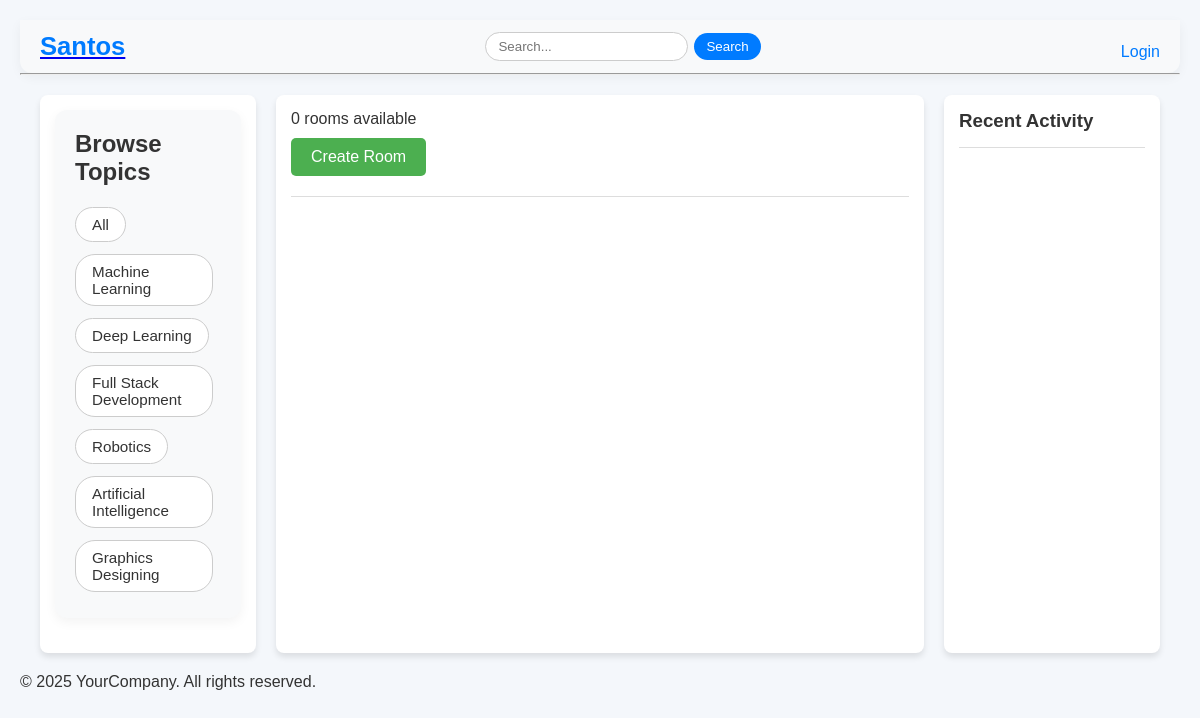
/?q=Robotics, run on the app's committed database.
### man/models.py (models this page shows, shortened)
class Topic(models.Model):
    topic=models.CharField( max_length=50)

### man/views.py (the view)
# urls.py: path('',views.home,name='home'),
def home(request):
    topic = Topic.objects.all()
    q = request.GET.get('q', '')
    rooms = Room.objects.filter(Q(topic__topic__icontains=q) | Q(name__icontains=q) | Q(description__icontains=q))
    roomscount = rooms.count()
    room_messages = Message.objects.all()
    context = {
        'roomscount': roomscount,
        'rooms': rooms,
        'topic': topic,
        'room_messages':Message.objects.filter(Q(room__topic__topic__icontains=q))
    }
    return render(request, 'home.html', context)

### templates/home.html (shortened to what this page needs)
{% extends "base.html" %}
{% load static %}
{% block nothing %}<link rel="stylesheet" href="{% static 'styles/home.css' %}">{% endblock nothing %}
{% block body %}
<div class="my-container">
  <div class="sidebar topic-sidebar">
    {% include "topiccomp.html" %}
  </div>
  <div class="main-content">
    <div class="rooms-info">
      <p>{{ roomscount }} rooms available</p>
      <a href="{% url 'create' %}" class="btn-create-room">Create Room</a>
    </div>
    <hr class="divider">
  </div>
  <div class="sidebar activity-sidebar">
    {% include "activitycomp.html" %}
  </div>
</div>
{% endblock body %}

### templates/topiccomp.html
<div class="browse-topics">
  <h2>Browse Topics</h2>
  <a href="{% url 'home' %}">All</a>
  {% for room in topic %}
    <a href="{% url 'home' %}?q={{ room.topic }}">{{ room.topic }}</a>
  {% endfor %}
</div>

### static/styles/home.css (style rules this page uses)
* { margin: 0; padding: 0; box-sizing: border-box; }
body { font-family: 'Arial', sans-serif; background-color: #f4f7fb; color: #333; padding: 20px; }
.my-container { display: grid; grid-template-columns: 1fr 3fr 1fr; gap: 20px; padding: 20px; }
.sidebar { background-color: #ffffff; padding: 15px; border-radius: 8px; box-shadow: 0 4px 6px rgba(0, 0, 0, 0.1); }
.topic-sidebar { min-height: 400px; }
.activity-sidebar { min-height: 400px; }
.main-content { padding: 15px; background-color: #ffffff; border-radius: 8px; box-shadow: 0 4px 6px rgba(0, 0, 0, 0.1); }
.rooms-info { margin-bottom: 20px; }
.rooms-info .btn-create-room { display: inline-block; background-color: #4CAF50; color: white; padding: 10px 20px; text-decoration: none; border-radius: 5px; margin-top: 10px; }
.divider { margin: 15px 0; border: none; border-top: 1px solid #ddd; }
.browse-topics { padding: 20px; background-color: #f8f9fa; border-radius: 12px; box-shadow: 0 4px 12px rgba(0, 0, 0, 0.05); margin-bottom: 20px; }
.browse-topics h2 { margin-bottom: 15px; font-size: 1.5rem; color: #333; }
.browse-topics a { display: inline-block; margin: 6px 8px 6px 0; padding: 8px 16px; background-color: #ffffff; color: #333; text-decoration: none; border: 1px solid #ccc; border-radius: 20px; transition: all 0.3s ease; font-size: 0.95rem; }

### data on the page
Topic: topic "Machine Learning"
Topic: topic "Deep Learning"
Topic: topic "Full Stack Development"
Topic: topic "Robotics"
Topic: topic "Artificial Intelligence"
Topic: topic "Graphics Designing"

### other printed values
{{ roomscount }} "0"
